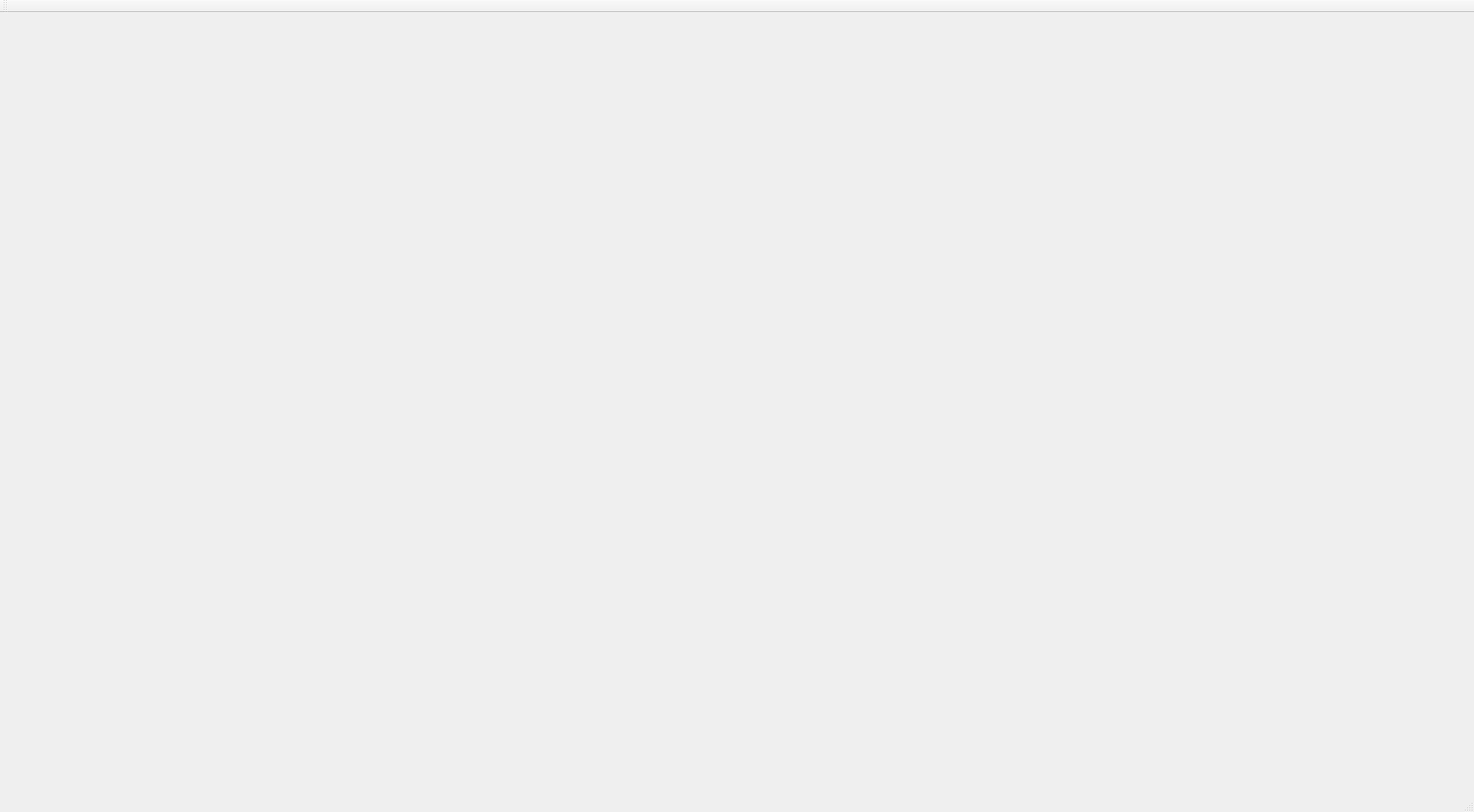
<?xml version="1.0" encoding="UTF-8"?>
<ui version="4.0">
 <class>Tank</class>
 <widget class="QMainWindow" name="Tank">
  <property name="geometry">
   <rect>
    <x>0</x>
    <y>0</y>
    <width>1960</width>
    <height>1080</height>
   </rect>
  </property>
  <property name="windowTitle">
   <string>坦克动荡</string>
  </property>
  <widget class="QWidget" name="centralWidget">
   <widget class="QPushButton" name="PVE">
    <property name="geometry">
     <rect>
      <x>300</x>
      <y>775</y>
      <width>155</width>
      <height>67</height>
     </rect>
    </property>
    <property name="text">
     <string/>
    </property>
    <property name="autoDefault">
     <bool>false</bool>
    </property>
    <property name="default">
     <bool>false</bool>
    </property>
    <property name="flat">
     <bool>true</bool>
    </property>
   </widget>
   <widget class="QPushButton" name="PVP">
    <property name="geometry">
     <rect>
      <x>800</x>
      <y>775</y>
      <width>155</width>
      <height>67</height>
     </rect>
    </property>
    <property name="text">
     <string/>
    </property>
    <property name="autoDefault">
     <bool>false</bool>
    </property>
    <property name="flat">
     <bool>true</bool>
    </property>
   </widget>
  </widget>
  <widget class="QMenuBar" name="menuBar">
   <property name="geometry">
    <rect>
     <x>0</x>
     <y>0</y>
     <width>1960</width>
     <height>26</height>
    </rect>
   </property>
  </widget>
  <widget class="QToolBar" name="mainToolBar">
   <attribute name="toolBarArea">
    <enum>TopToolBarArea</enum>
   </attribute>
   <attribute name="toolBarBreak">
    <bool>false</bool>
   </attribute>
  </widget>
  <widget class="QStatusBar" name="statusBar"/>
 </widget>
 <layoutdefault spacing="6" margin="11"/>
 <resources/>
 <connections/>
</ui>
